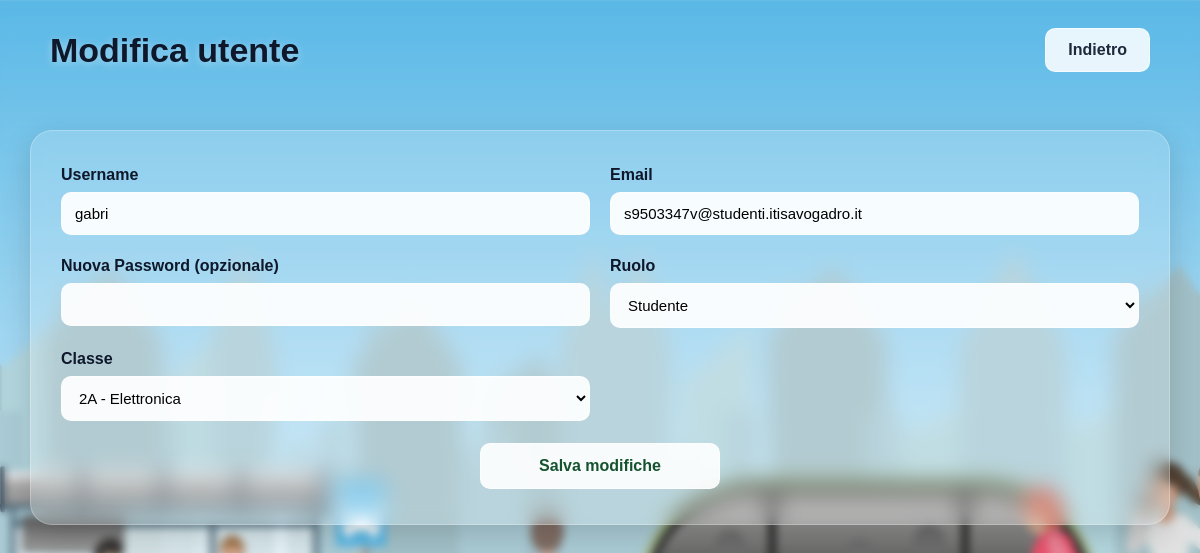
The page /includes/modifica_utente.php?id=28 (signed in) on the database its author committed.
### tables this page shows
CREATE TABLE `utenti` (
  `id` int(11) NOT NULL,
  `username` varchar(50) NOT NULL,
  `email` varchar(255) NOT NULL,
  `password` varchar(32) NOT NULL,
  `ruolo` enum('s','d','a') DEFAULT NULL,
  `id_classe` int(11) DEFAULT NULL,
  `account_activation_hash` varchar(64) DEFAULT NULL,
  `reset_token_hash` varchar(64) DEFAULT NULL,
  `reset_token_expires_at` datetime DEFAULT NULL
);

CREATE TABLE `classi` (
  `id` int(11) NOT NULL,
  `id_sezione` int(11) NOT NULL,
  `id_indirizzo` int(11) NOT NULL,
  `id_scuola` int(11) NOT NULL,
  `anno` int(11) NOT NULL
);

### includes/modifica_utente.php (the view, shortened to what this page needs)
<?php
include "../config.php";
$id = (int) $_GET['id'];
$utente = mysqli_fetch_assoc(
    mysqli_query($conn, "
        SELECT *
        FROM utenti
        WHERE id = $id
    ")
);
$classi = mysqli_query($conn, "
SELECT c.id, c.anno, s.nome AS sezione, i.nome AS indirizzo
FROM classi c
JOIN sezioni s ON c.id_sezione = s.id
JOIN indirizzi i ON c.id_indirizzo = i.id
");
?>
<!DOCTYPE html>
<html lang="it">
<head>
    <link rel="stylesheet" href="../css/pagina_privata_admin.css">
</head>
<body class="private_page">
<div class="top_bar">
    <h1>Modifica utente</h1>
    <a href="../pages/pagina_privata_admin.php" class="logout_btn">
        Indietro
    </a>
</div>
<div class="container">
    <div class="main_card">
        <form method="POST">
            <div class="field">
                <label>Username</label>
                <input type="text" name="username"
                       value="<?= $utente['username'] ?>" required>
            </div>
            <div class="field">
                <label>Email</label>
                <input type="email" name="email"
                       value="<?= $utente['email'] ?>" required>
            </div>
            <div class="field">
                <label>Nuova Password (opzionale)</label>
                <input type="password" name="password">
            </div>
            <div class="field">
                <label>Ruolo</label>
                <select name="ruolo">
                    <option value="s" <?= $utente['ruolo']=='s'?'selected':'' ?>>
                        Studente
                    </option>
                </select>
            </div>
            <div class="field">
                <label>Classe</label>
                <select name="classe">
                    <?php while($c = mysqli_fetch_assoc($classi)): ?>
                        <option value="<?= $c['id'] ?>"
                            <?= $utente['id_classe'] == $c['id'] ? 'selected' : '' ?>>
                            <?= $c['anno'] . $c['sezione'] . " - " . $c['indirizzo'] ?>
                        </option>
                    <?php endwhile; ?>
                </select>
            </div>
            <button type="submit">
                Salva modifiche
            </button>
        </form>
    </div>
</div>
</body>
</html>

### css/pagina_privata_admin.css (style rules this page uses)
body { margin: 0; font-family: Arial, Helvetica, sans-serif; color: #1e293b; }
.private_page { background-image: url("../images/sfondo_pag_priv.jpg"); background-size: cover; background-position: center; min-height: 100vh; }
.private_page::before { content: ""; position: fixed; inset: 0; background: rgba(255, 255, 255, 0.18); backdrop-filter: blur(4px); -webkit-backdrop-filter: blur(4px); z-index: 0; }
.top_bar, .container { position: relative; z-index: 1; }
.top_bar { display: flex; justify-content: space-between; align-items: center; padding: 28px 50px; }
.top_bar h1 { margin: 0; font-size: 34px; font-weight: bold; color: #0f172a; text-shadow: 0 2px 8px rgba(255,255,255,0.4); }
.logout_btn { text-decoration: none; background: rgba(255,255,255,0.85); border: 1px solid rgba(255,255,255,0.6); color: #1e293b; font-weight: bold; padding: 12px 22px; border-radius: 10px; transition: 0.2s; }
.container { display: flex; flex-direction: column; gap: 30px; padding: 30px; }
.main_card { background: rgba(255,255,255,0.18); backdrop-filter: blur(10px); -webkit-backdrop-filter: blur(10px); border: 1px solid rgba(255,255,255,0.25); border-radius: 22px; padding: 35px 30px; box-shadow: 0 10px 30px rgba(0,0,0,0.15); overflow-x: auto; }
.main_card form { display: grid; grid-template-columns: repeat(2, 1fr); gap: 22px 20px; }
.field { display: flex; flex-direction: column; }
.field label { margin-bottom: 8px; font-weight: bold; font-size: 16px; color: #0f172a; }
.field input, .field select { padding: 12px 13px; font-size: 15px; border-radius: 10px; border: 1px solid rgba(255,255,255,0.5); background: rgba(255,255,255,0.92); outline: none; transition: 0.2s; }
.main_card button { grid-column: span 2; justify-self: center; width: 240px; padding: 13px; font-size: 16px; font-weight: bold; border-radius: 10px; border: 1px solid rgba(255,255,255,0.6); background: rgba(255,255,255,0.9); color: #14532d; cursor: pointer; transition: 0.2s; }

### rows shown on the page
utenti: username "gabri", email "s9503347v@studenti.itisavogadro.it", ruolo "Studente", classe "2A - Elettronica"
